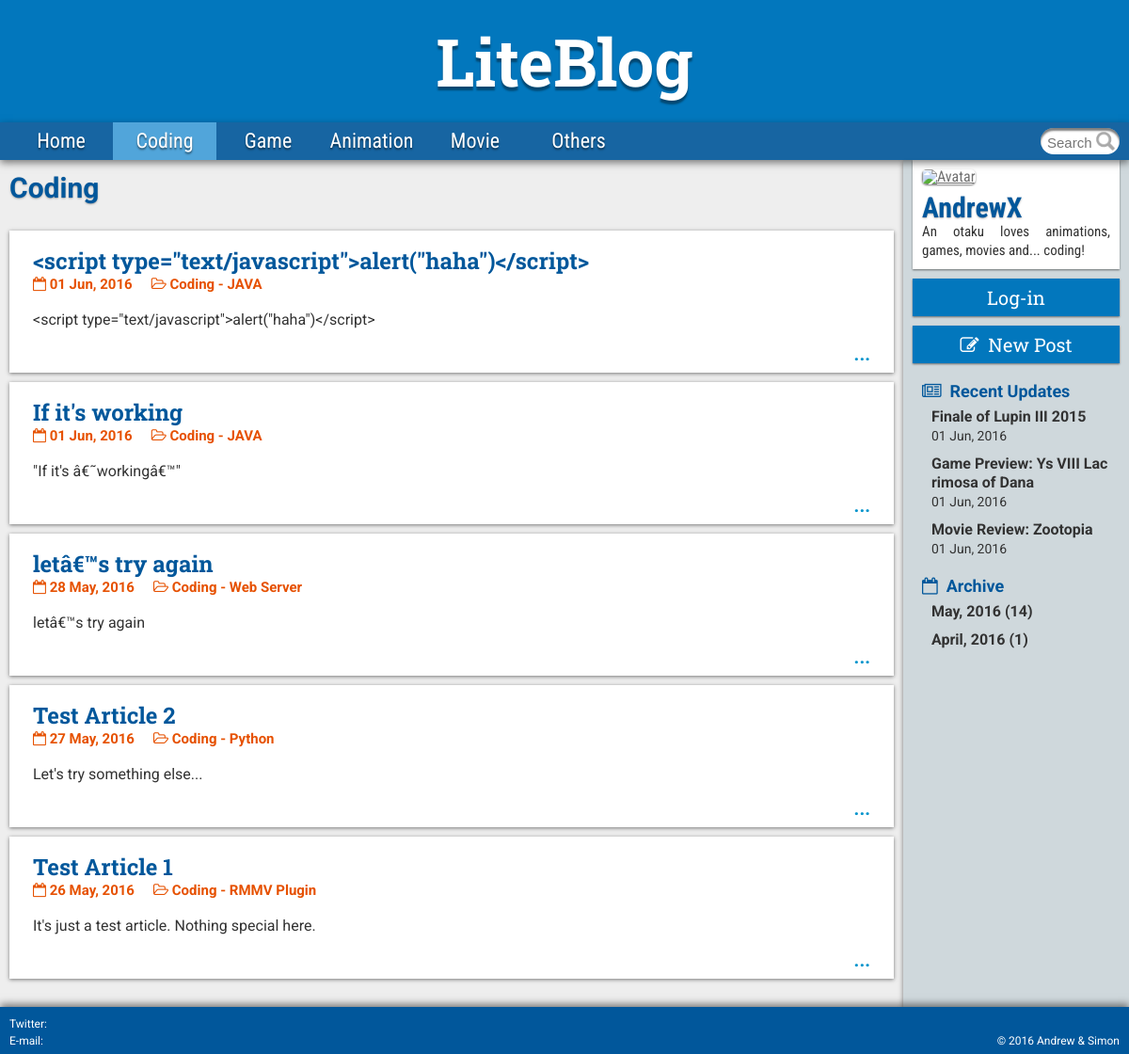
/category.php?category=Coding, run on the app's committed database.
### tables this page shows
CREATE TABLE IF NOT EXISTS `article` (
  `ArticleID` int(8) NOT NULL,
  `Title` text NOT NULL,
  `PubTime` timestamp NOT NULL DEFAULT CURRENT_TIMESTAMP ON UPDATE CURRENT_TIMESTAMP,
  `CategoryID` int(8) NOT NULL,
  `Preview` text NOT NULL,
  `Content` longtext NOT NULL,
  `Latitude` double DEFAULT NULL,
  `Longitude` double DEFAULT NULL
);

CREATE TABLE IF NOT EXISTS `category` (
  `CategoryID` int(8) NOT NULL,
  `CategoryName` char(255) NOT NULL
);

### includes/functions.php (the view, shortened to what this page needs)
<?php
function showRecentArticles() {
	include 'includes/connect_database.php';
	$articleNumber = 3;
	$query = "SELECT ArticleID, Title, UNIX_TIMESTAMP(PubTime) AS PubTime FROM ARTICLE ORDER BY PubTime DESC";
	$result = mysqli_query($conn, $query);
	$i = 0;
	while ($row = mysqli_fetch_array($result)) {
		if ($i < $articleNumber) {
			$title = htmlspecialchars($row["Title"]);
			echo "<a href=\"article.php?id={$row["ArticleID"]}\">";
			echo "<div class =\"update_entry\">";
			echo "<p class = \"update_title\"> $title </p>";
			$pubTime = date("d M, Y", $row["PubTime"]);
			echo "<p class = \"update_date\">$pubTime</p>";
			echo "</div>";
			echo "</a>";
		}
		$i++;
	}
}
function showArchive() {
	include 'includes/connect_database.php';
	$query = "SELECT FROM_UNIXTIME(UNIX_TIMESTAMP(PubTime), '%M, %Y') AS Archive, COUNT(*) AS Count from ARTICLE GROUP BY FROM_UNIXTIME(UNIX_TIMESTAMP(PubTime), '%M, %Y') ORDER BY UNIX_TIMESTAMP(PubTime) DESC";
	$result = mysqli_query($conn, $query);
	while ($row = mysqli_fetch_array($result)) {
		echo "<a href=\"archive.php?archive={$row["Archive"]}\">";
		echo "<div class =\"update_entry\">";
		echo "<p class = \"update_title\">{$row["Archive"]} ({$row["Count"]})</p>";
		echo "</div>";
		echo "</a>";
	}
}
function showArticleList($result) {
	while ($row = mysqli_fetch_array($result)) {
		$title = htmlspecialchars($row["Title"]);
		$preview = htmlspecialchars($row["Preview"]);
		echo "<a class=\"article_pre\" href=\"article.php?id={$row["ArticleID"]}\">";
		echo "<article class=\"passage\">";
		echo "<h3>$title</h3>";
		$pubTime = date("d M, Y", $row["PubTime"]);
		echo "<h6 class = \"article_info\"><span class=\"fa fa-calendar-o\"></span> $pubTime</h6>";
		echo "<h6 class = \"article_info\"><span class=\"fa fa-folder-open-o\"></span> {$row["CategoryName"]}</h6>";
		echo "<div class=\"article_content\">";
		echo "<p>$preview</p>";
		echo "</div>";
		echo "<p class=\"more\">...</p>";
		echo "</article>";
		echo "</a>";
	}
}
?>

### css/style.css (style rules this page uses)
html, body, div, span, applet, object, iframe, h1, h2, h3, h4, h5, h6, p, blockquote, pre, a, abbr, acronym, address, big, cite, code, del, dfn, em, img, ins, kbd, q, s, samp, small, strike, strong, sub, sup, tt, var, b, u, i, center, dl, dt, dd, ol, ul, li, fieldset, form, label, legend, table, caption, tbody, tfoot, thead, tr, th, td, article, aside, canvas, details, embed, figure, figcaption, footer, header, hgroup, menu, nav, output, ruby, section, summary, time, mark, audio, video { margin: 0; padding: 0; border: 0; font-size: 100%; font: inherit; vertical-align: baseline; }
article, aside, details, figcaption, figure, footer, header, hgroup, menu, nav, section { display: block; }
body { line-height: 1; }
body, html { margin: 0; padding: 0; height: 100%; font-family: 'Roboto', sans-serif; background-attachment: fixed; background-color: #EEEEEE; background-size: contain; background-position: center center; }
p { font-size: 16px; line-height: 20px; color: #323232; text-align: Justify; }
article p { margin-bottom: 16px; }
h3 { font-family: 'Roboto Slab', serif; font-size: 24px; line-height: 24px; padding-top: 10px; padding-bottom: 5px; font-weight: bold; color: #01579B }
h6 { font-size: 15px; line-height: 15px; padding-bottom: 20px; font-weight: bold; color: #E65100 }
a:link { color: #005d7f; }
#link a { text-decoration: none; }
#updates a { background: #fff; text-decoration: none; }
.update_title { font-weight: bold; text-align: left; word-break:break-all; }
.update_date { font-size: 14px; text-align: left; }
.update_entry { margin-bottom: 10px; margin-left:10px; }
article { box-shadow: 0px 1px 4px rgba(0, 0, 0, .50); background: #fff; margin-top: 10px; margin-bottom: 10px; transition: all 0.3s; }
.passage { padding: 10px 25px 10px 25px; }
.article_pre:link, .article_pre:visited { display: block; text-decoration: none; }
.article_info { float:left; margin-right: 20px; }
.more { text-align: right; margin: 0; font-weight: bold; color: #0094cc; font-size: 20px; }

### data on the page
article: Title "<script type=\"text/javascript\">alert(\"haha\")</script>", pubTime "01 Jun, 2016", CategoryID.CategoryName "Coding - JAVA", Preview "<script type=\"text/javascript\">alert(\"haha\")</script>"
article: Title "If it's working", pubTime "01 Jun, 2016", CategoryID.CategoryName "Coding - JAVA", Preview "\"If it's â€˜workingâ€™\""
article: Title "letâ€™s try again", pubTime "28 May, 2016", CategoryID.CategoryName "Coding - Web Server", Preview "letâ€™s try again"
article: Title "Test Article 2", pubTime "27 May, 2016", CategoryID.CategoryName "Coding - Python", Preview "Let's try something else..."
article: Title "Test Article 1", pubTime "26 May, 2016", CategoryID.CategoryName "Coding - RMMV Plugin", Preview "It's just a test article. Nothing special here."
article: Title "Finale of Lupin III 2015", pubTime "01 Jun, 2016"
article: Title "Game Preview: Ys VIII Lacrimosa of Dana", pubTime "01 Jun, 2016"
article: Title "Movie Review: Zootopia", pubTime "01 Jun, 2016"

### other printed values
$category "Coding"
$row["Archive"] "May, 2016"
$row["Count"] "14"
$row["Archive"] "April, 2016"
$row["Count"] "1"
